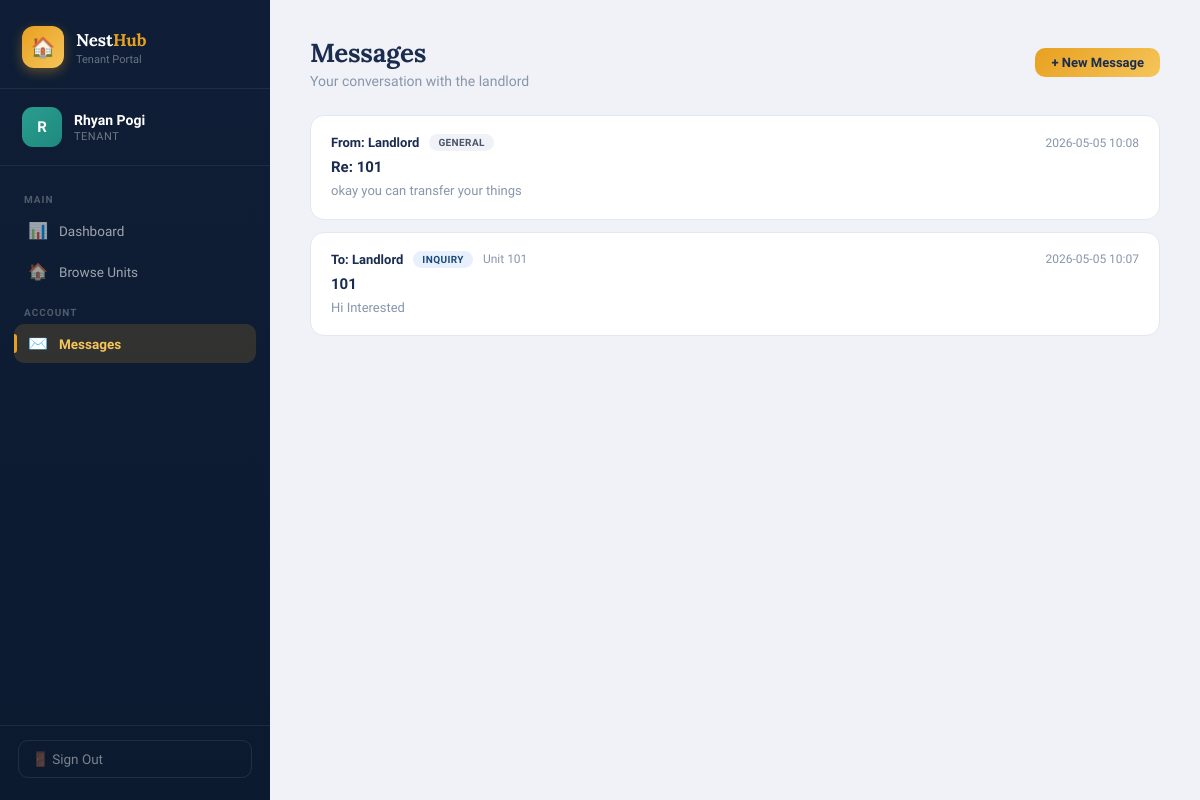
The app's page /tenant/messages (signed in) with its own data.
### tables this page shows
CREATE TABLE user (
        id INTEGER PRIMARY KEY AUTOINCREMENT,
        username TEXT UNIQUE NOT NULL,
        password TEXT NOT NULL,
        role TEXT NOT NULL,
        full_name TEXT NOT NULL,
        email TEXT,
        phone TEXT,
        created_at TEXT DEFAULT (datetime('now'))
    );

CREATE TABLE message (
        id INTEGER PRIMARY KEY AUTOINCREMENT,
        sender_id INTEGER NOT NULL REFERENCES user(id),
        receiver_id INTEGER NOT NULL REFERENCES user(id),
        subject TEXT NOT NULL,
        body TEXT NOT NULL,
        message_type TEXT DEFAULT 'general',
        unit_id INTEGER REFERENCES unit(id),
        is_read INTEGER DEFAULT 0,
        created_at TEXT DEFAULT (datetime('now'))
    );

CREATE TABLE unit (
        id INTEGER PRIMARY KEY AUTOINCREMENT,
        unit_number TEXT UNIQUE NOT NULL,
        floor INTEGER NOT NULL,
        unit_type TEXT NOT NULL,
        monthly_rent REAL NOT NULL,
        description TEXT,
        amenities TEXT,
        is_occupied INTEGER DEFAULT 0,
        tenant_id INTEGER REFERENCES user(id),
        occupancy_start TEXT,
        monthly_due_day INTEGER DEFAULT 1,
        created_at TEXT DEFAULT (datetime('now'))
    );

### views.py (the view)
@main_bp.route('/tenant/messages')
@login_required(role='tenant')
def tenant_messages():
    uid = session['user_id']
    conn = get_db()
    user = row_to_dict(conn.execute("SELECT * FROM user WHERE id=?", (uid,)).fetchone())
    messages = [row_to_dict(r) for r in conn.execute(
        """SELECT m.*, u.full_name as sender_name, un.unit_number as unit_number
           FROM message m JOIN user u ON u.id=m.sender_id
           LEFT JOIN unit un ON un.id=m.unit_id
           WHERE m.sender_id=? OR m.receiver_id=?
           ORDER BY m.created_at DESC""", (uid, uid)).fetchall()]
    conn.execute("UPDATE message SET is_read=1 WHERE receiver_id=?", (uid,))
    conn.commit()
    unread_msgs = 0
    conn.close()
    return render_template('tenant_messages.html', user=user, messages=messages, unread_msgs=unread_msgs)

### models.py (called while the page is built)
def get_db():
    conn = sqlite3.connect(DB_PATH)
    conn.row_factory = sqlite3.Row
    conn.execute("PRAGMA foreign_keys = ON")
    return conn

### views.py (called while the page is built)
def login_required(role=None):
    def decorator(f):
        @wraps(f)
        def wrapped(*args, **kwargs):
            uid = session.get('user_id')
            if not uid:
                flash('Please log in.', 'warning')
                return redirect(url_for('main.login'))
            if role and session.get('user_role') != role:
                flash('Access denied.', 'danger')
                return redirect(url_for('main.login'))
            return f(*args, **kwargs)
        return wrapped
    return decorator

def row_to_dict(row):
    return dict(row) if row else None

### templates/tenant_messages.html (shortened to what this page needs)
{% extends 'base.html' %}
{% from 'sidebar.html' import tenant_sidebar %}
{% block body %}
<div class="app-wrapper">
  {{ tenant_sidebar(user, 'messages', unread_msgs) }}
  <main class="main-content">
    <div class="page-header-row">
      <div class="page-header" style="margin-bottom:0;">
        <h1>Messages</h1>
        <p>Your conversation with the landlord</p>
      </div>
      <a href="{{ url_for('main.tenant_message') }}" class="btn btn-gold btn-sm">+ New Message</a>
    </div>
    {% if messages %}
    <div class="message-list">
      {% for msg in messages %}
      <div class="message-item {% if not msg.is_read and msg.sender_id != user.id %}unread{% endif %}">
        <div class="message-header">
          <div style="display:flex;align-items:center;gap:10px;">
            <span class="message-from">{% if msg.sender_id == user.id %}To: Landlord{% else %}From: Landlord{% endif %}</span>
            <span class="unit-badge badge-{{ msg.message_type }}" style="position:static;display:inline-block;">{{ msg.message_type | capitalize }}</span>
            {% if msg.unit_number %}<span style="font-size:12px;color:var(--text-muted);">Unit {{ msg.unit_number }}</span>{% endif %}
          </div>
          <span class="message-time">{{ msg.created_at[:16] }}</span>
        </div>
        <div class="message-subject">{{ msg.subject }}</div>
        <div class="message-preview" style="margin-top:5px;">{{ msg.body }}</div>
      </div>
      {% endfor %}
    </div>
    {% endif %}
  </main>
</div>
{% endblock %}

### templates/sidebar.html (shortened to what this page needs)
{% macro tenant_sidebar(user, active, unread_msgs=0) %}
<aside class="sidebar">
  <div class="sidebar-brand">
    <div class="logo-row">
      <div class="logo-box">🏠</div>
      <div>
        <h2>Nest<span>Hub</span></h2>
        <p>Tenant Portal</p>
      </div>
    </div>
  </div>
  <div class="sidebar-user">
    <div class="user-avatar">{{ user.full_name[0] }}</div>
    <div>
      <div class="user-name">{{ user.full_name }}</div>
      <div class="user-role">Tenant</div>
    </div>
  </div>
  <nav class="sidebar-nav">
    <div class="nav-section-label">Main</div>
    <a href="{{ url_for('main.tenant_dashboard') }}" class="nav-item {% if active == 'dashboard' %}active{% endif %}">
      <span class="nav-icon">📊</span> Dashboard
    </a>
    <a href="{{ url_for('main.tenant_units') }}" class="nav-item {% if active == 'units' %}active{% endif %}">
      <span class="nav-icon">🏠</span> Browse Units
    </a>
    <div class="nav-section-label">Account</div>
    <a href="{{ url_for('main.tenant_messages') }}" class="nav-item {% if active == 'messages' %}active{% endif %}">
      <span class="nav-icon">✉️</span> Messages
    </a>
  </nav>
  <div class="sidebar-footer">
    <a href="{{ url_for('main.logout') }}" class="logout-btn">🚪 Sign Out</a>
  </div>
</aside>
{% endmacro %}

### records on screen
user: full_name "R", full_name "Rhyan Pogi"
message: shows "From: Landlord", message_type "GENERAL", created_at "2026-05-05 10:08", subject "Re: 101", body "okay you can transfer your things"
message: shows "To: Landlord", message_type "INQUIRY", unit_number "101", created_at "2026-05-05 10:07", subject "101", body "Hi Interested"
